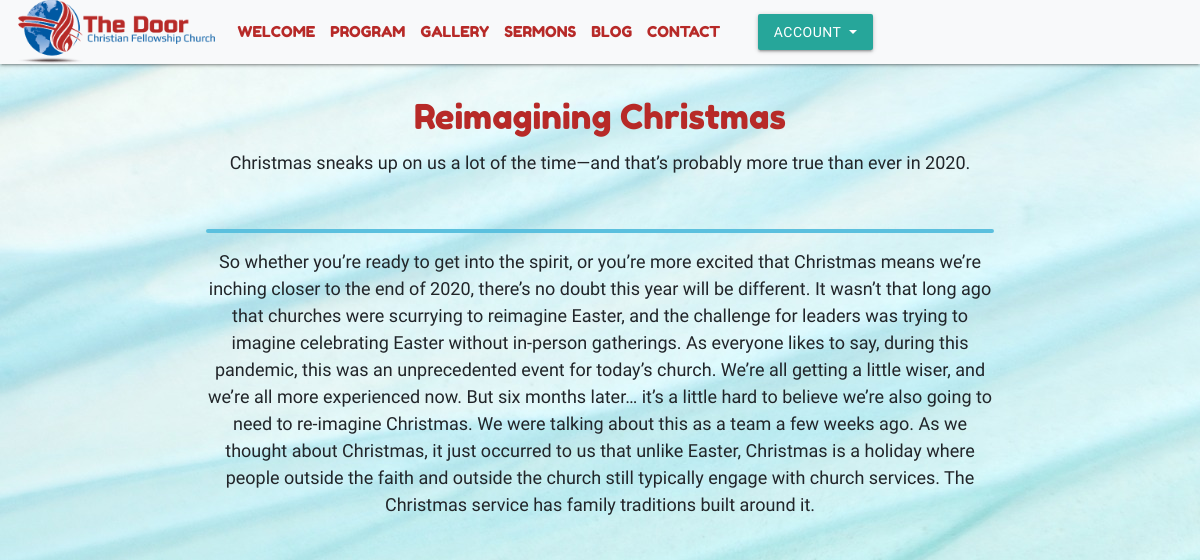
Page /post/2/ (signed in) on the committed database.
### dcfc/models.py (models this page shows, shortened)
class Article(models.Model):
	title = models.CharField(max_length=200)
	preview = models.TextField(max_length=500)
	content = models.TextField(max_length=1000)
	posted = models.DateTimeField(auto_now_add=True)

### dcfc/views.py (the view)
# urls.py: path('post/<int:id>/', views.post_detail, name='blog_detail'),
def post_detail(request, id):
    post = get_object_or_404(Article, id=id)
    return render(request, 'blog_detail.html', {"post": post})

### dcfc/templates/blog_detail.html (shortened to what this page needs)
{%extends 'base.html'%}
{% block content %}
<div class="container">
    <h4 class="center-align" style="padding-top: 75px;">{{ post.title }}</h4>
</div>
<div class="container">
    <div class="row">
        <div class="col s12 m12">
            <p>{{ post.preview }}</p>
            <br>
            <hr>
            <p>{{ post.content }}</p>
        </div>
    </div>
</div>
{% endblock %}

### dcfc/static/css/style.css (style rules this page uses)
body { background-image: url("/static/imgs/tex.jpg"); background-repeat: no-repeat; background-attachment: fixed; }
h1, h2, h3, h4, h5, h6 { color: #b72a28; text-align: center; font-family: 'Fredoka One', cursive; }
p, ul, table { font-size: 18px; text-align: center; font-family: 'Comfortaa', cursive; }
hr { border: 2px solid #5bc0de; border-radius: 2px; }

### rows in the picture
Article: title "Reimagining Christmas", preview "Christmas sneaks up on us a lot of the time—and that’s probably more true than ever in 2020.", content "So whether you’re ready to get into the spirit, or you’re more excited that Christmas means we’re inching closer to the end of 2020, there’s no doubt this year will be different. It wasn’t that long ago that churches were scurrying to reimagine Easter, and the challenge for leaders was trying to imagine celebrating Easter without in-person gatherings. As everyone likes to say, during this pandemic, this was an unprecedented event for today’s church. We’re all getting a little wiser, and we’re all more experienced now. But six months later… it’s a little hard to believe we’re also going to need to re-imagine Christmas. We were talking about this as a team a few weeks ago. As we thought about…"
